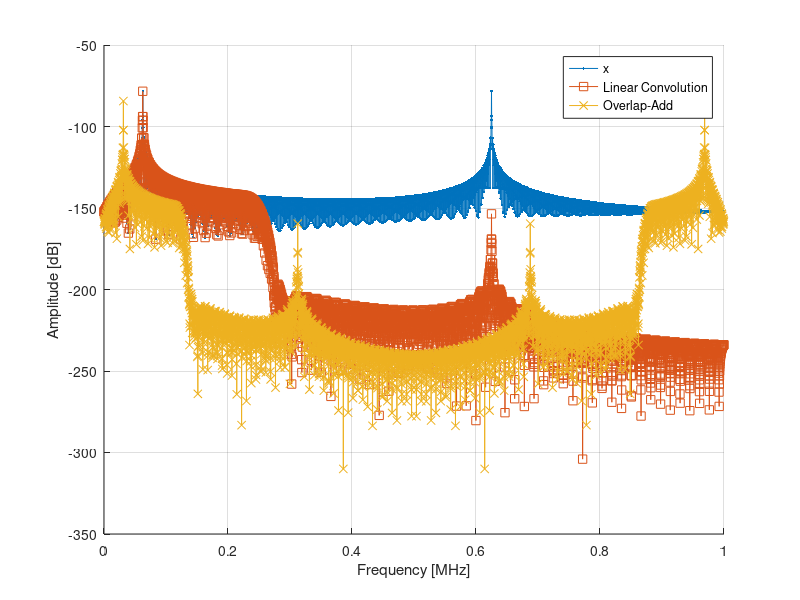
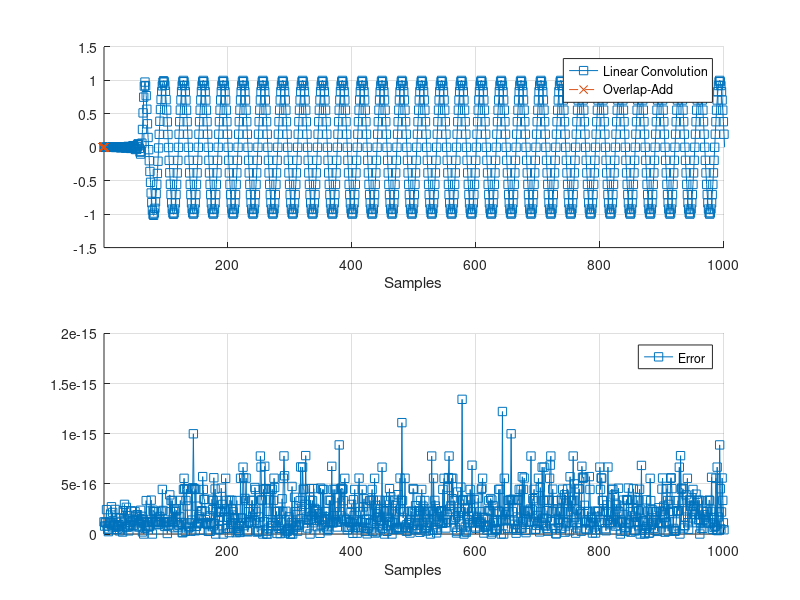

These charts were generated, in order, by the following MATLAB code:
%% Frequency Domain Filtering - Overlap-Add method
% Implement the Frequency Domain Filtering between $x[n]$ and $h[n]$ using
% the Overlap-Add method.
% 
% *Parameters*
% 
% * $x[n] = cos(2 \pi F_{0} nT_s) + cos(2 \pi F_1 n T_s)$
% * F_0 = 31.25 [Hz]
% * F_1 = 312.5 [Hz]
% * F_s = 1 [kHz];
% * N=256; M = 129;
% * h = fir1(M-1,0.25);
%

%% Clear
clc;            % Clear the text from the Command Window
clear;          % Remove all variables from the current workspace
close all;      % Close all figures

%% Parameters

Fc0 = 31.25;
Fc1 = 312.5;
Fs = 1000;
Ts = 1/Fs;

N = 256;    % FFT Points
M = 129;    % Length of the filter
h = fir1(M-1,0.25).';

%% Exercise

len = 1e4;
n = 0:len-1;
x = cos(2*pi*Fc0*n*Ts).' + cos(2*pi*Fc1*n*Ts).';

% Linear Convolution used as reference
y_L = conv(x,h);

%% Frequency transform and zero padding
% Filtering is done using a N-FFT, and to use it, the signal must be used
% to create many N-length vectors. These vectors are composed of the signal
% samples and a zero-filled vector. In this example, N=64 and a FFT input
% vector is composed of N/2 samples of the signal and N/2 zeros.

% Buffer del segnale di lunghezza N_fft/2
x_b = buffer(x,N/2);

% Buffer di zeri
zero_b = zeros(size(x_b));

% Buffer del segnale
x_b = [x_b; zero_b];

% Trasformata del segnale
X_b_f = fft(x_b,N);

% Buffer del filtro di lunghezza N_fft/2
h_b = [h.', zeros(1,N/2)];

% Trasformata del filtro
H_f = fft(h_b,N);

%% Product in the frequecy domain and IFFT

% Product
Y_f = zeros(size(X_b_f));
for i=1:size(Y_f,2)
  Y_f(:,i) = X_b_f(:,i).*(H_f.');
end

% IDFT
y_b = ifft(Y_f,N);

%% Post IFFT processing
% Since N/2 zeros have been added, the IFFT output sequences must be added
% between them as shown in the following figure:
% (https://upload.wikimedia.org/wikipedia/commons/7/77/Depiction_of_overlap-add_algorithm.png)
% 

y = zeros(size(y_b,1)*size(y_b,2),1);
for i = 1:size(y_b,2)
  n_temp_1 = 1 + (i-1)*(N/2) : i*N/2;
  n_temp_2 = 1 + i*N/2 : (i+1)*N/2;
  y(n_temp_1) = y(n_temp_1) + y_b(1:N/2,i);
  y(n_temp_2) = y(n_temp_2) + y_b(1+N/2:end,i);
end

%% Plot

% Using 'freqz'
nFFT = 2^12; % Number of points of the fft
Xf      = freqz(x, length(x), nFFT);
Yf_L    = freqz(y_L, length(y_L), nFFT);
[Yf, w] = freqz(y, length(y), nFFT);

% Frequency normalization
w = w/pi * (Fs/2)/1e3;

% Mag to dB
Xf     = mag2db(abs(Xf)/nFFT);
Yf_L   = mag2db(abs(Yf_L)/nFFT);
Yf     = mag2db(abs(Yf)/nFFT);

% Frequency Response
figure
hold on
plot(w, Xf,   '.-')
plot(w, Yf_L, 's-')
plot(w, Yf,   'x-')
hold off
grid on
legend({'x','Linear Convolution', 'Overlap-Add'})
xlabel('Frequency [MHz]')
ylabel('Amplitude [dB]')

% Error between the Linear convolution and the frequency filtering
len_err = min([length(y_L),length(y)]);
error = y_L(1:len_err)-y(1:len_err);
error = abs(error);

figure;
subplot(2,1,1)
  hold on
  plot(y_L,'s-')
  plot(y,'x--')
  hold off
  xlim([1,1e3])
  legend({'Linear Convolution', 'Overlap-Add'})
  grid on
  xlabel('Samples')
subplot(2,1,2)
  hold on
  plot(error,'s-')
  hold off
  xlim([1,1e3])
  legend({'Error'})
  grid on
  xlabel('Samples')
